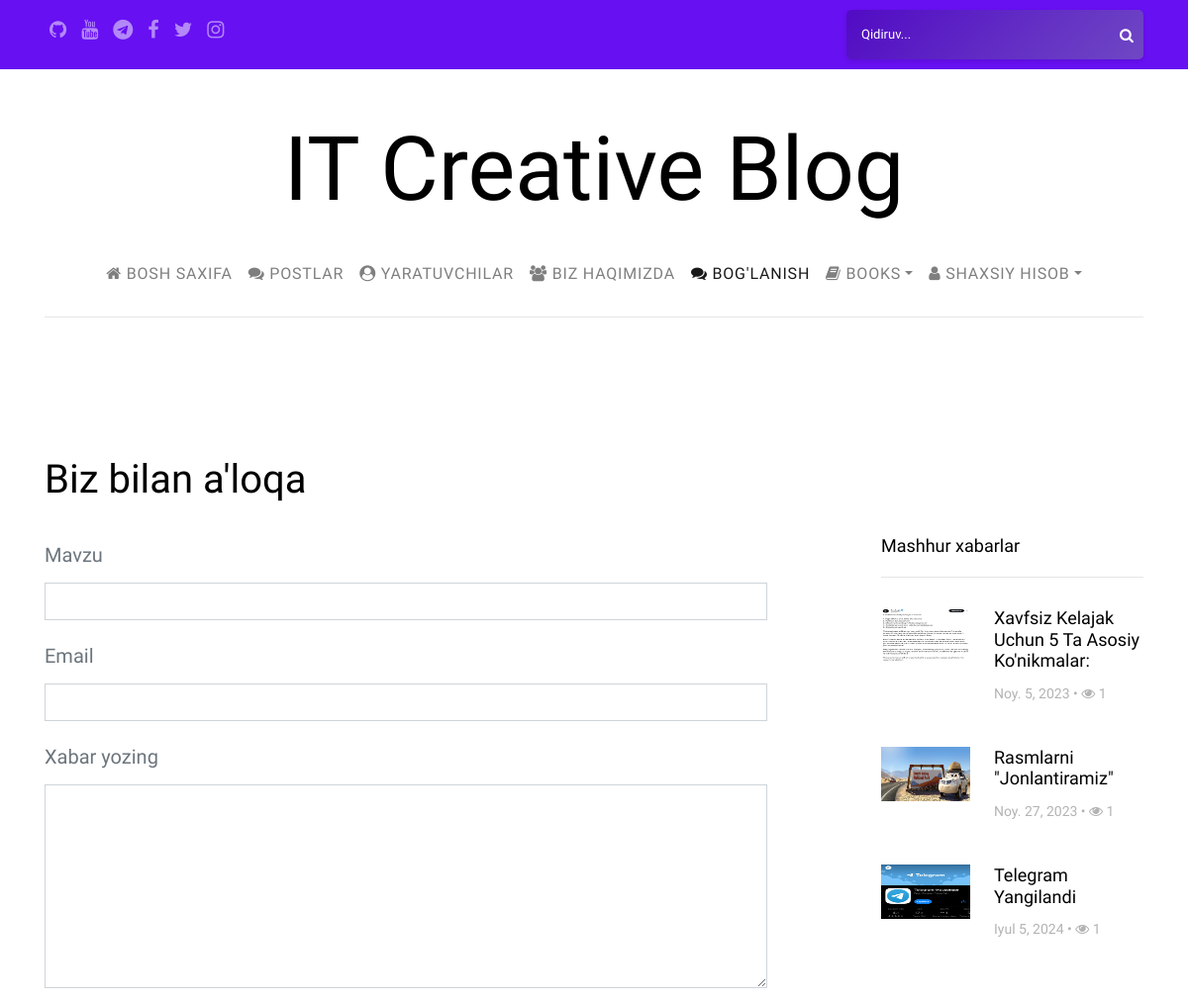
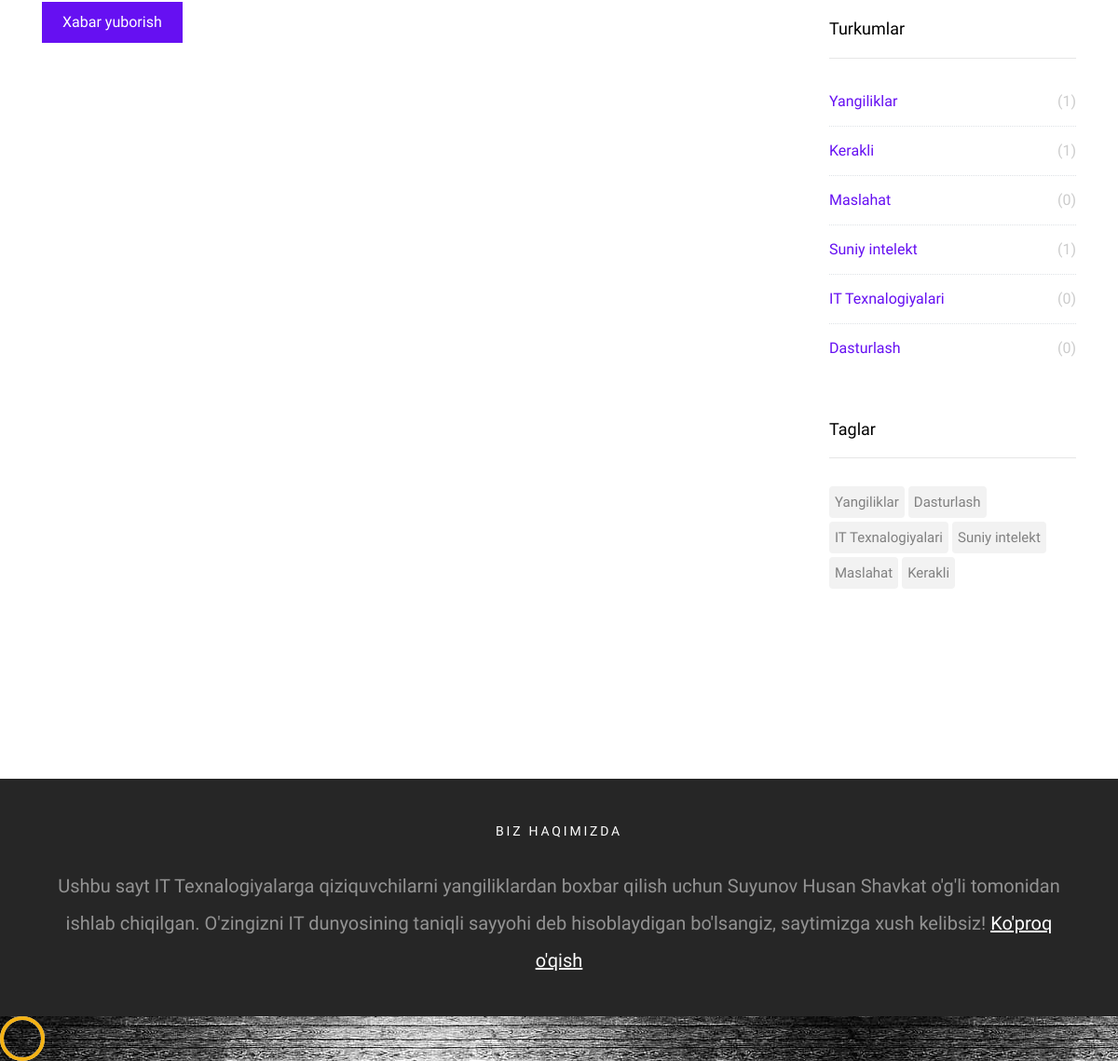
Page /contact/ on the committed database (2 pictures, top to bottom).
### posts/models.py (models this page shows, shortened)
class Post(models.Model):
    author = models.ForeignKey(settings.AUTH_USER_MODEL, on_delete=models.CASCADE)
    category = models.ForeignKey(Category, on_delete=models.CASCADE)
    tags = models.ManyToManyField(Tag, blank=True, verbose_name='Yorliqlar')
    views = models.ManyToManyField(HitCount, related_name='post_views', blank=True)
    title = models.CharField(max_length=75, verbose_name='Sarlavha')
    slug = models.SlugField(unique=True, help_text='Bu joyni qo`lda o`zgartirmaslik tavsiya etiladi.')
    image = models.ImageField(upload_to='posts/%Y/%m/%d/', verbose_name='Rasm')
    content = RichTextField(verbose_name='Tarkib')
    created = models.DateTimeField(auto_now_add=True, verbose_name='Yaratilgan sana')
    available = models.BooleanField(default=True, verbose_name='Faol passiv')
    def getHitCount(self):
        return self.views.count()
    class Meta:
        ordering = ['-created']

class Category(models.Model):
    name = models.CharField(max_length=50, verbose_name='Kategoriya nomi')
    slug = models.SlugField(unique=True, help_text="Bu joyni qo'lda o'zgartirmaslik tavsiya etiladi.")
    def __str__(self):
        return self.name

class Tag(models.Model):
    name = models.CharField(max_length=50, verbose_name='Yorliq nomi')
    slug = models.SlugField(unique=True, help_text="Bu joyni qo'lda o'zgartirmaslik tavsiya etiladi.")
    def __str__(self):
        return self.name

### pages/views.py (the view, shortened to what this page needs)
# urls.py: path('contact/', views.ContactView, name='contact'),
def ContactView(request):
    categories = Category.objects.all()
    tags = Tag.objects.all()
    popularposts = Post.objects.filter(available=True).annotate(viewyek=Count('views')).order_by('-viewyek')[:3]  # Get popular 3 posts
    context = {
        'popularposts': popularposts,
        'categories': categories,
        'tags': tags,
    }
    return render(request, 'contact.html', context)

### templates/contact.html (shortened to what this page needs)
{% extends 'partials/_base.html' %}
{% load static %}
{% block content %}
    <section class="site-section">
    <div class="container">
    <div class="row mb-4">
        <div class="col-md-6">
            <h1>Biz bilan a'loqa</h1>
        </div>
    </div>
    <div class="row blog-entries">
    <div class="col-md-12 col-lg-8 main-content">
        <form method="post">
            <div class="row">
                <div class="col-md-12 form-group">
                    <label for="name">Mavzu</label>
                    <input required name="subject" type="text" id="name" class="form-control ">
                </div>
                <div class="col-md-12 form-group">
                    <label for="email">Email</label>
                    <input required name="email" type="email" id="email" class="form-control ">
                </div>
            </div>
            <div class="row">
                <div class="col-md-12 form-group">
                    <label for="message">Xabar yozing</label>
                    <textarea required name="message" id="message" class="form-control " cols="30" rows="8"></textarea>
                </div>
            </div>
            <div class="row">
                <div class="col-md-6 form-group">
                    <input type="submit" value="Xabar yuborish" class="btn btn-primary">
                </div>
            </div>
        </form>
    </div>
{% endblock %}

### templates/partials/_sidebar.html (shortened to what this page needs)
{% load static %}
<head>
</head>
<div class="col-md-12 col-lg-4 sidebar">
    {% if popularposts %}
        <div class="sidebar-box">
            <h3 class="heading">Mashhur xabarlar</h3>
            <div class="post-entry-sidebar">
                <ul>
                    {% for popularpost in popularposts %}
                        <li>
                            <a href="{% url 'posts:postDetail' popularpost.category.slug popularpost.id popularpost.slug %}">
                                <img style="height: 55px" src="{{ popularpost.image.url }}" alt="popularpost img" class="mr-4">
                                <div class="text">
                                    <h4>{{ popularpost.title | title }}</h4>
                                    <div class="post-meta">
                                        <span>{{ popularpost.created | date }} &bullet;</span>
                                        <span><span class="fa fa-eye"></span> {{ popularpost.getHitCount }}</span>
                                    </div>
                                </div>
                            </a>
                        </li>
                    {% endfor %}
                </ul>
            </div>
        </div>
    {% endif %}
    {% if categories %}
        <div class="sidebar-box">
            <h3 class="heading">Turkumlar</h3>
            <ul class="categories">
                {% for category in categories %}
                    <li><a href="{% url 'posts:posts_by_category' category.slug %}">{{ category }} <span>({{ category.post_set.count }})</span></a></li>
                {% endfor %}
            </ul>
        </div>
    {% endif %}
    {% if tags %}
        <div class="sidebar-box">
            <h3 class="heading">Taglar</h3>
            <ul class="tags">
                {% for tag in tags %}
                    <li><a href="{% url 'posts:posts_by_tag' tag.slug %}">{{ tag }}</a></li>
                {% endfor %}
            </ul>
        </div>
    {% endif %}
</div>
</div>
</div>
</section>

### static/css/style.css (style rules this page uses)
body { background: #000000 url("../images/2.jpg") repeat; font-family: "Inconsolata", SFMono-Regular, Menlo, Monaco, Consolas, "Liberation Mono", "Courier New", monospace; font-weight: 320; font-size: 20px; line-height: 2; color: #6c757d; }
a { -webkit-transition: .3s all ease; -o-transition: .3s all ease; transition: .3s all ease; text-decoration: none; }
h1, h2, h3, h4, h5 { color: #000; font-family: "Josefin Sans", -apple-system, BlinkMacSystemFont, "Segoe UI", Roboto, "Helvetica Neue", Arial, sans-serif, "Apple Color Emoji", "Segoe UI Emoji", "Segoe UI Symbol", "Noto Color Emoji"; }
.site-section { padding: 7em 0; }
.blog-entries .post-meta { margin-bottom: 20px; font-size: 14px; color: #b3b3b3; }
.btn, .form-control { outline: none; -webkit-box-shadow: none !important; box-shadow: none !important; border-radius: 0; }
.form-control { -webkit-box-shadow: none !important; box-shadow: none !important; }
textarea.form-control { height: inherit; }
.btn { -webkit-transition: .3s all ease; -o-transition: .3s all ease; transition: .3s all ease; padding: 8px 20px; }
.btn.btn-primary { color: #fff; border-width: 2px; }
.sidebar { padding-left: 5em; }
.sidebar-box { margin-bottom: 4em; font-size: 15px; width: 100%; float: left; background: #fff; }
.sidebar-box *:last-child { margin-bottom: 0; }
.sidebar-box .heading { font-size: 18px; margin-bottom: 30px; padding-bottom: 20px; border-bottom: 1px solid #e6e6e6; }
.tags { padding: 0; margin: 0; font-weight: 400; }
.tags li { padding: 0; margin: 0 4px 4px 0; float: left; display: inline-block; }
.tags li a { float: left; display: block; border-radius: 4px; padding: 2px 6px; color: gray; background: #f2f2f2; }
.categories, .sidelink { padding: 0; margin: 0; font-weight: 400; }
.categories li, .sidelink li { padding: 0; margin: 0; position: relative; margin-bottom: 10px; padding-bottom: 10px; border-bottom: 1px dotted #dee2e6; list-style: none; }
.categories li:last-child, .sidelink li:last-child { margin-bottom: 0; border-bottom: none; padding-bottom: 0; }
.categories li a, .sidelink li a { display: block; font-size: 16px; }
.categories li a span, .sidelink li a span { position: absolute; right: 0; top: 0; color: #ccc; -webkit-transition: .3s all ease; -o-transition: .3s all ease; transition: .3s all ease; }
.heading { color: #000; }
.post-entry-sidebar .post-meta { font-size: 14px; color: #b3b3b3; }
.post-entry-sidebar ul { padding: 0; margin: 0; }
.post-entry-sidebar ul li { list-style: none; padding: 0 0 20px 0; margin: 0 0 20px 0; }
.post-entry-sidebar ul li a { display: table; }
.post-entry-sidebar ul li a img { width: 90px; }
.post-entry-sidebar ul li a img, .post-entry-sidebar ul li a .text { display: table-cell; vertical-align: middle; }
.post-entry-sidebar ul li a .text h4 { font-size: 18px; }

### rows in the picture
Post: image (picture), title "Xavfsiz Kelajak Uchun 5 Ta Asosiy Ko'nikmalar:", created "Noy. 5, 2023", getHitCount "1"
Post: image (picture), title "Rasmlarni \"Jonlantiramiz\"", created "Noy. 27, 2023", getHitCount "1"
Post: image (picture), title "Telegram Yangilandi", created "Iyul 5, 2024", getHitCount "1"
Category: name "Yangiliklar", post_set.count "1"
Category: name "Kerakli", post_set.count "1"
Category: name "Maslahat", post_set.count "0"
Category: name "Suniy intelekt", post_set.count "1"
Category: name "IT Texnalogiyalari", post_set.count "0"
Category: name "Dasturlash", post_set.count "0"
Tag: name "Yangiliklar"
Tag: name "Dasturlash"
Tag: name "IT Texnalogiyalari"
Tag: name "Suniy intelekt"
Tag: name "Maslahat"
Tag: name "Kerakli"
